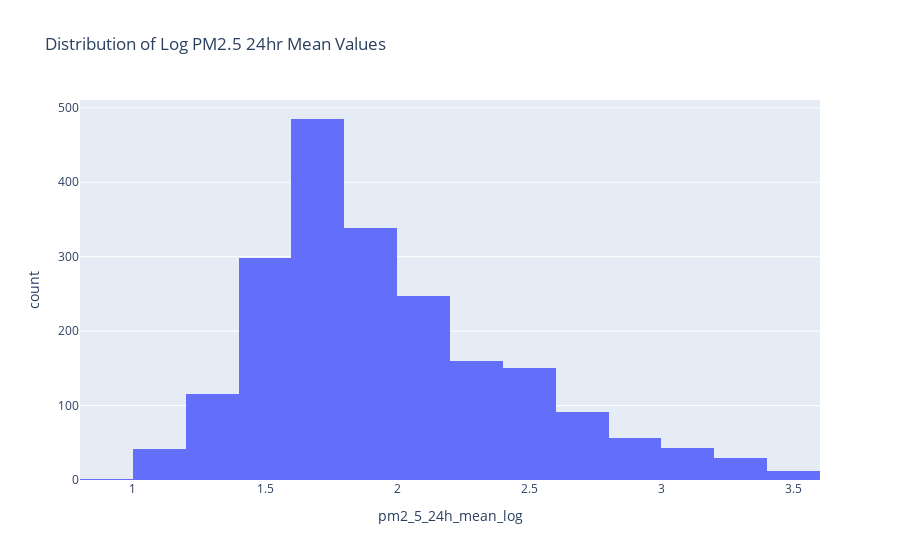

Notebook code cell kept with this figure:
### Code cell
import numpy as np

# Distribution of the pm2_5_24h_mean values
# Apply log transformation to the pm2_5_24h_mean values
unique_dates_filtered['pm2_5_24h_mean_log'] = unique_dates_filtered['pm2_5_24h_mean'].apply(lambda x: np.log(x + 1))
px.histogram(unique_dates_filtered, x='pm2_5_24h_mean_log', title='Distribution of Log PM2.5 24hr Mean Values', nbins=25).show()

### Figure 1 — Plotly figure (JSON) as saved in the notebook; plotly's stock layout.template omitted (floating-point values rounded to 4 significant figures; data arrays with more than 128 entries replaced by an {"elided": "..."} marker saying what was removed)
{"data": [{"alignmentgroup": "True", "bingroup": "x", "hovertemplate": "pm2_5_24h_mean_log=%{x}<br>count=%{y}<extra></extra>", "legendgroup": "", "marker": {"color": "#636efa", "pattern": {"shape": ""}}, "name": "", "nbinsx": 25, "offsetgroup": "", "orientation": "v", "showlegend": false, "type": "histogram", "x": {"elided": "2069 float values"}, "xaxis": "x", "yaxis": "y"}], "layout": {"barmode": "relative", "legend": {"tracegroupgap": 0}, "title": {"text": "Distribution of Log PM2.5 24hr Mean Values"}, "xaxis": {"anchor": "y", "domain": [0, 1], "title": {"text": "pm2_5_24h_mean_log"}}, "yaxis": {"anchor": "x", "domain": [0, 1], "title": {"text": "count"}}}}
